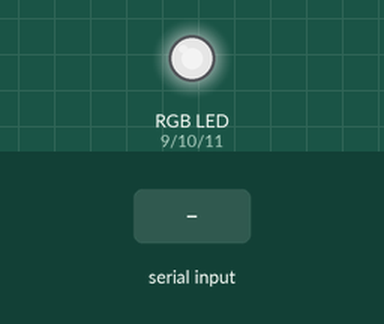
Simulated run of this sketch. Board: Arduino Uno, built with avr-gcc and run on an emulated ATmega328P. Shown: an RGB LED mixed from three pins (HIGH = lit). The test bench sets the inputs (shaded band). Dim RGB values are drawn brighter than linear.

Above: at 1.2 s.
1.3 s: "1\n" received over Serial
At 2.7 s:
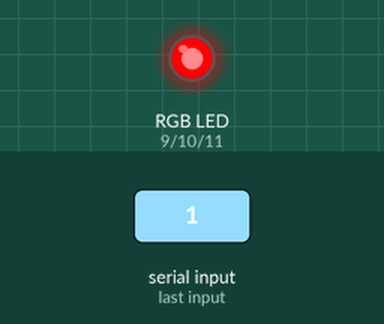
3.8 s: "2\n" received over Serial
At 5.8 s:
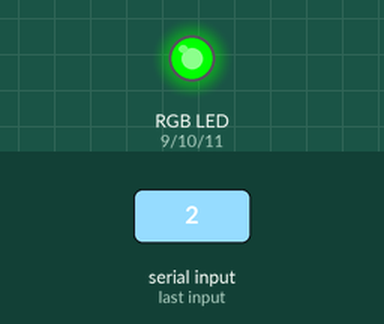
6.3 s: "3\n" received over Serial
At 7.7 s:
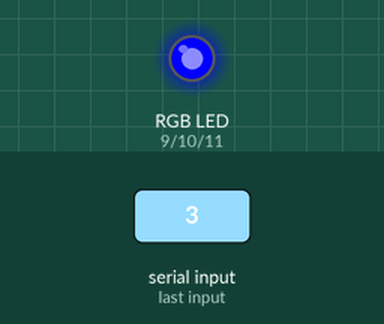
8.8 s: "4\n" received over Serial
At 10.8 s:
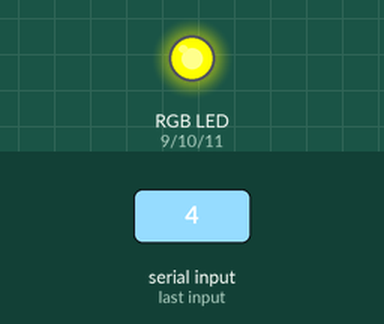
11.3 s: "5\n" received over Serial
At 12.7 s:
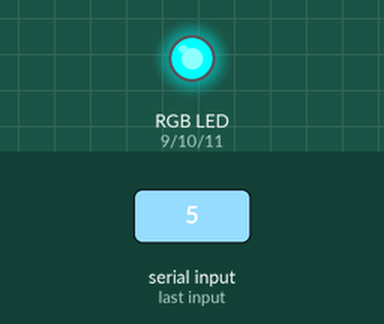
13.8 s: "90,45\n" received over Serial
At 16.0 s:
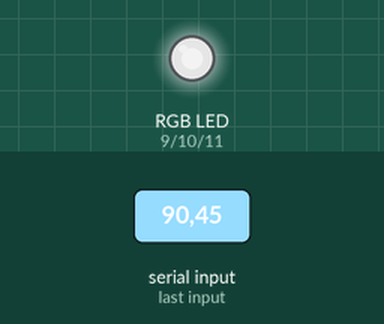
Timing chart, 0 to 17.3 s (numbered marks = the images above; inputs shaded):
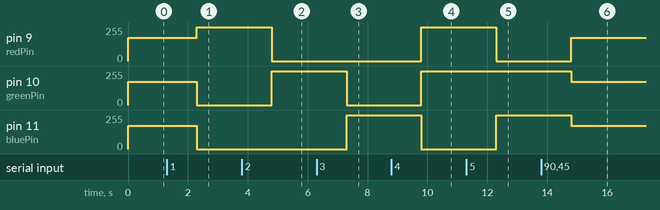

Measured:
- after the input at 1.3 s, pin 9 (redPin): 175/255 → 255/255 after 1.0 s; pin 10 (greenPin), pin 11 (bluePin): 175/255 → 0/255 after 1.0 s
- after the input at 3.8 s, pin 9 (redPin): 255/255 → 0/255 after 1.0 s; pin 10 (greenPin): 0/255 → 255/255 after 1.0 s
- after the input at 6.3 s, pin 10 (greenPin): 255/255 → 0/255 after 1.0 s; pin 11 (bluePin): 0/255 → 255/255 after 1.0 s
- after the input at 8.8 s, pin 9 (redPin), pin 10 (greenPin): 0/255 → 255/255 after 1.0 s; pin 11 (bluePin): 255/255 → 0/255 after 1.0 s
- after the input at 11.3 s, pin 9 (redPin): 255/255 → 0/255 after 1.0 s; pin 11 (bluePin): 0/255 → 255/255 after 1.0 s
- after the input at 13.8 s, pin 9 (redPin): 0/255 → 175/255 after 1.0 s; pin 10 (greenPin), pin 11 (bluePin): 255/255 → 175/255 after 1.0 s

The sketch:

arduino-light-controller.ino
```cpp
int redPin = 9;
int greenPin = 10;
int bluePin = 11;

int white[3] = {175, 175, 175};
int red[3] = {255, 0, 0};
int green[3] = {0, 255, 0};
int blue[3] = {0, 0, 255};
int yellow[3] = {255, 255, 0};
int turquoise[3] = {0, 255, 255};
int purple[3] = {80, 0, 80};

void setup() {
  //Open a serial communication
  Serial.begin(9600);

  //Setup the pins
  pinMode(redPin, OUTPUT);
  pinMode(greenPin, OUTPUT);
  pinMode(bluePin, OUTPUT);

  //Set initial color to "white"
  setColor(white);
}

void loop() {
  if (Serial.available() > 0) {
    int colorPresetNumber = Serial.readString().toInt();

    switch (colorPresetNumber) {
      case 1:
        setColor(red);
        break;
      case 2:
        setColor(green);
        break;
      case 3:
        setColor(blue);
        break;
      case 4:
        setColor(yellow);
        break;
      case 5:
        setColor(turquoise);
        break;
      case 6:
        setColor(purple);
        break;
      case 7:
        pulseLights();
      default:
        setColor(white);
    }
  }
}

void pulseLights() {
  bool shouldKeepPulsing = true;

  while (shouldKeepPulsing) {
    for (int i = 0; i < 175; i++) {

      if (Serial.available() > 0 || !shouldKeepPulsing) {
        shouldKeepPulsing = false;
        break;
      }

      int color[] {i, i, i};
      setColor(color);
      delay(10);
    }

    for (int i = 175; i > 0; i--) {
      if (Serial.available() > 0 || !shouldKeepPulsing) {
        shouldKeepPulsing = false;
        break;
      }

      int color[] {i, i, i};
      setColor(color);
      delay(10);
    }
  }
}

void setColor(int color[]) {
  analogWrite(redPin, color[0]);
  analogWrite(greenPin, color[1]);
  analogWrite(bluePin, color[2]);
}
```
